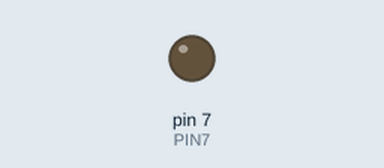
This sketch was run on a simulated Arduino Uno, built with avr-gcc and run on an emulated ATmega328P. Parts: output pins drawn as LEDs (lit = HIGH). Dashed ring = blinking. At 2.0 s the program stops and its outputs stay as they are.

Above: at 0.5 s.
At 1.85 s:
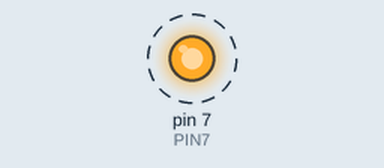
Timing chart, 0 to 3.0 s (numbered marks = the images above):
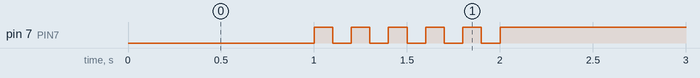

Measured:
- by itself, pin 7 (PIN7): alternates HIGH for 0.10 s and LOW for 0.10 s, 11 changes in all, then stays HIGH

The sketch:

05_practice_2.ino
```cpp
#define PIN7 7
int count = 0;

void setup() {
  // put your setup code here, to run once:
    pinMode(PIN7, OUTPUT);
}

void loop() {
  // put your main code here, to run repeatedly:
    digitalWrite(PIN7, LOW);
    delay(1000);

    while(count != 5) {
      digitalWrite(PIN7, HIGH);
      delay(100);
      digitalWrite(PIN7, LOW);
      delay(100);
      count += 1;
    }
    digitalWrite(PIN7, HIGH);
    while(1) {

    }
}
```
